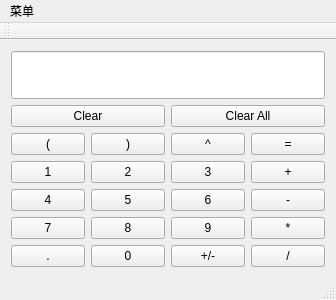
<?xml version="1.0" encoding="UTF-8"?>
<ui version="4.0">
 <class>MainWindow</class>
 <widget class="QMainWindow" name="MainWindow">
  <property name="geometry">
   <rect>
    <x>0</x>
    <y>0</y>
    <width>336</width>
    <height>300</height>
   </rect>
  </property>
  <property name="minimumSize">
   <size>
    <width>336</width>
    <height>300</height>
   </size>
  </property>
  <property name="maximumSize">
   <size>
    <width>336</width>
    <height>300</height>
   </size>
  </property>
  <property name="windowTitle">
   <string>calculator5</string>
  </property>
  <widget class="QWidget" name="centralWidget">
   <layout class="QGridLayout" name="gridLayout">
    <item row="2" column="0">
     <widget class="QPushButton" name="leftBracketBtn">
      <property name="sizePolicy">
       <sizepolicy hsizetype="Minimum" vsizetype="Minimum">
        <horstretch>0</horstretch>
        <verstretch>0</verstretch>
       </sizepolicy>
      </property>
      <property name="text">
       <string>(</string>
      </property>
     </widget>
    </item>
    <item row="2" column="1">
     <widget class="QPushButton" name="rightBracketBtn">
      <property name="text">
       <string>)</string>
      </property>
     </widget>
    </item>
    <item row="2" column="2">
     <widget class="QPushButton" name="powBtn">
      <property name="text">
       <string>^</string>
      </property>
     </widget>
    </item>
    <item row="2" column="3">
     <widget class="QPushButton" name="equalBtn">
      <property name="sizePolicy">
       <sizepolicy hsizetype="Fixed" vsizetype="Minimum">
        <horstretch>0</horstretch>
        <verstretch>0</verstretch>
       </sizepolicy>
      </property>
      <property name="text">
       <string>=</string>
      </property>
     </widget>
    </item>
    <item row="3" column="0">
     <widget class="QPushButton" name="digitBtn1">
      <property name="sizePolicy">
       <sizepolicy hsizetype="Minimum" vsizetype="Minimum">
        <horstretch>0</horstretch>
        <verstretch>0</verstretch>
       </sizepolicy>
      </property>
      <property name="text">
       <string>1</string>
      </property>
     </widget>
    </item>
    <item row="3" column="1">
     <widget class="QPushButton" name="digitBtn2">
      <property name="text">
       <string>2</string>
      </property>
     </widget>
    </item>
    <item row="3" column="2">
     <widget class="QPushButton" name="digitBtn3">
      <property name="text">
       <string>3</string>
      </property>
     </widget>
    </item>
    <item row="3" column="3">
     <widget class="QPushButton" name="addBtn">
      <property name="text">
       <string>+</string>
      </property>
     </widget>
    </item>
    <item row="4" column="0">
     <widget class="QPushButton" name="digitBtn4">
      <property name="text">
       <string>4</string>
      </property>
     </widget>
    </item>
    <item row="4" column="1">
     <widget class="QPushButton" name="digitBtn5">
      <property name="text">
       <string>5</string>
      </property>
     </widget>
    </item>
    <item row="4" column="2">
     <widget class="QPushButton" name="digitBtn6">
      <property name="text">
       <string>6</string>
      </property>
     </widget>
    </item>
    <item row="4" column="3">
     <widget class="QPushButton" name="subtractionBtn">
      <property name="text">
       <string>-</string>
      </property>
     </widget>
    </item>
    <item row="5" column="0">
     <widget class="QPushButton" name="digitBtn7">
      <property name="text">
       <string>7</string>
      </property>
     </widget>
    </item>
    <item row="5" column="1">
     <widget class="QPushButton" name="digitBtn8">
      <property name="text">
       <string>8</string>
      </property>
     </widget>
    </item>
    <item row="5" column="2">
     <widget class="QPushButton" name="digitBtn9">
      <property name="text">
       <string>9</string>
      </property>
     </widget>
    </item>
    <item row="5" column="3">
     <widget class="QPushButton" name="multiplicationBtn">
      <property name="text">
       <string>*</string>
      </property>
     </widget>
    </item>
    <item row="6" column="0">
     <widget class="QPushButton" name="pointBtn">
      <property name="text">
       <string>.</string>
      </property>
     </widget>
    </item>
    <item row="6" column="1">
     <widget class="QPushButton" name="digitBtn0">
      <property name="text">
       <string>0</string>
      </property>
     </widget>
    </item>
    <item row="6" column="2">
     <widget class="QPushButton" name="signBtn">
      <property name="text">
       <string>+/-</string>
      </property>
     </widget>
    </item>
    <item row="6" column="3">
     <widget class="QPushButton" name="divisionBtn">
      <property name="text">
       <string>/</string>
      </property>
     </widget>
    </item>
    <item row="0" column="0" colspan="4">
     <widget class="QLineEdit" name="lineEdit">
      <property name="sizePolicy">
       <sizepolicy hsizetype="Expanding" vsizetype="Expanding">
        <horstretch>0</horstretch>
        <verstretch>0</verstretch>
       </sizepolicy>
      </property>
      <property name="alignment">
       <set>Qt::AlignRight|Qt::AlignTrailing|Qt::AlignVCenter</set>
      </property>
      <property name="readOnly">
       <bool>true</bool>
      </property>
     </widget>
    </item>
    <item row="1" column="2" colspan="2">
     <widget class="QPushButton" name="clearAllBtn">
      <property name="text">
       <string>Clear All</string>
      </property>
     </widget>
    </item>
    <item row="1" column="0" colspan="2">
     <widget class="QPushButton" name="clearBtn">
      <property name="text">
       <string>Clear</string>
      </property>
     </widget>
    </item>
   </layout>
  </widget>
  <widget class="QMenuBar" name="menuBar">
   <property name="geometry">
    <rect>
     <x>0</x>
     <y>0</y>
     <width>336</width>
     <height>23</height>
    </rect>
   </property>
   <widget class="QMenu" name="menu">
    <property name="title">
     <string>菜单</string>
    </property>
    <addaction name="action"/>
   </widget>
   <addaction name="menu"/>
  </widget>
  <widget class="QToolBar" name="mainToolBar">
   <attribute name="toolBarArea">
    <enum>TopToolBarArea</enum>
   </attribute>
   <attribute name="toolBarBreak">
    <bool>false</bool>
   </attribute>
  </widget>
  <widget class="QStatusBar" name="statusBar"/>
  <action name="action">
   <property name="text">
    <string>粘贴(&amp;V)</string>
   </property>
   <property name="shortcut">
    <string>Ctrl+V</string>
   </property>
  </action>
 </widget>
 <layoutdefault spacing="6" margin="11"/>
 <resources/>
 <connections/>
</ui>
